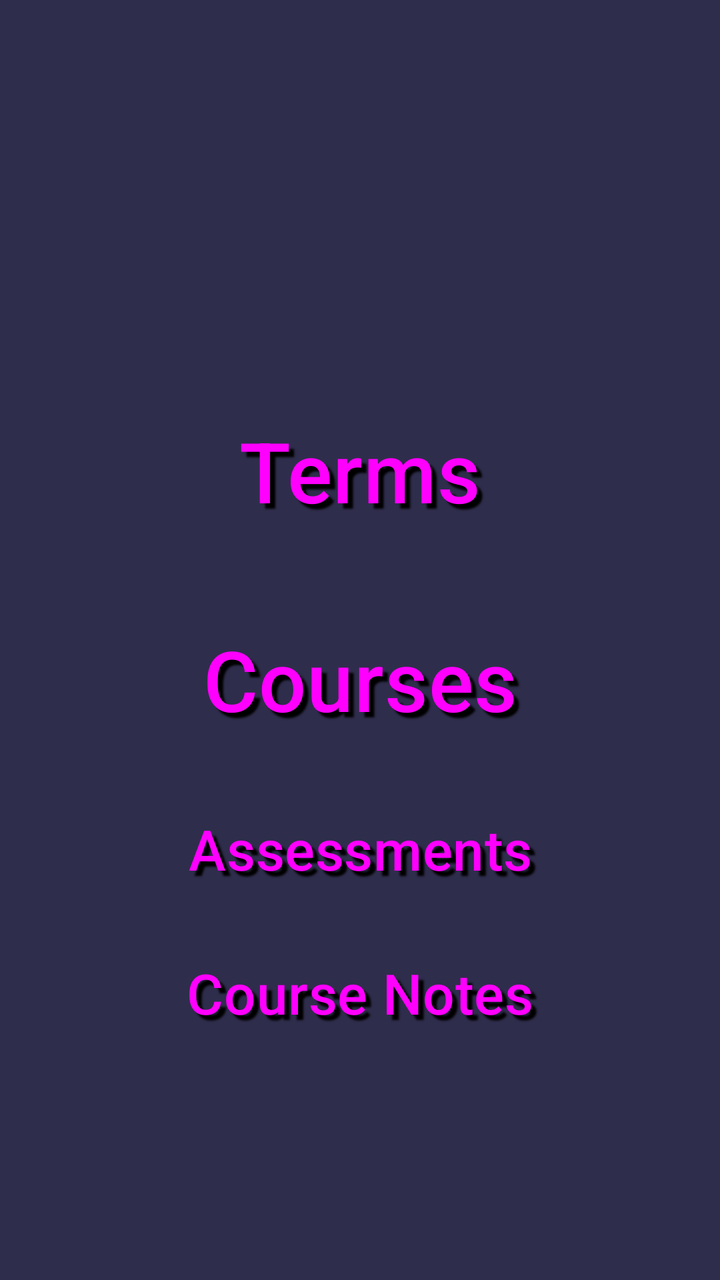
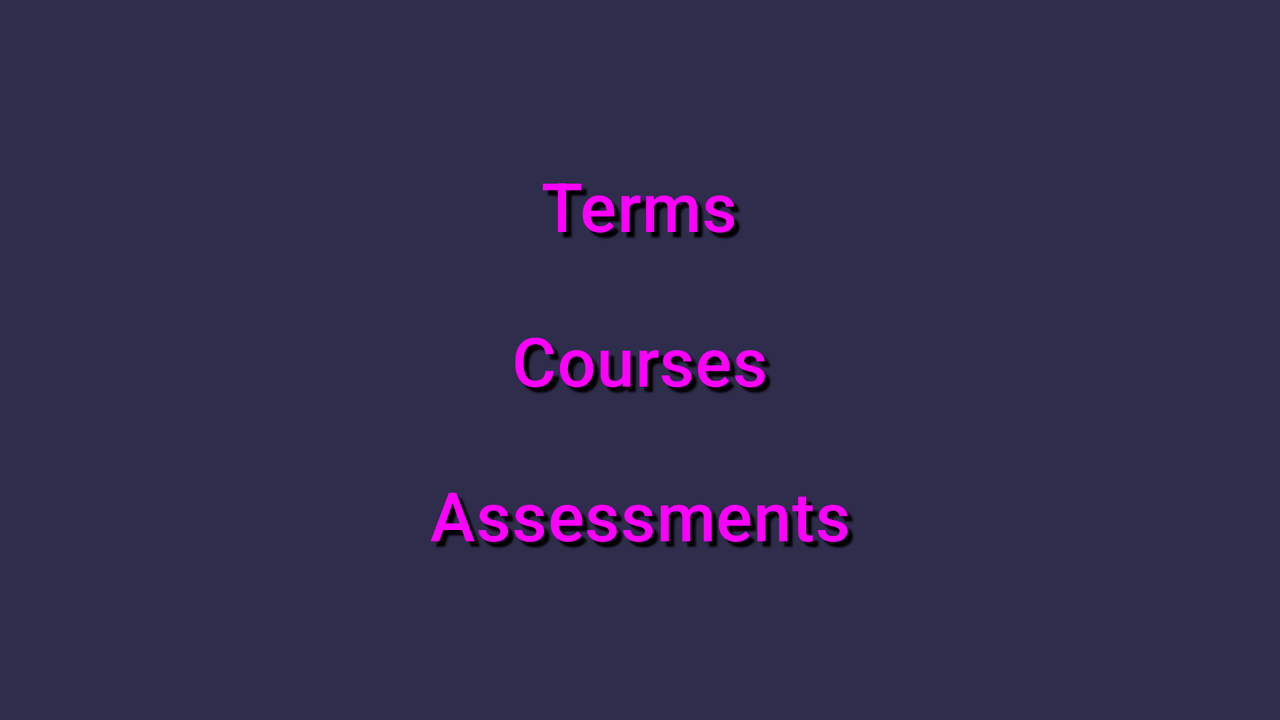

An Android layout and its configuration variant, each rendered on a device that would load it. The default file and the variant file are quoted in full after the pictures.
<!-- AndroidManifest.xml: application theme Theme.TermScheduler -->
<!-- res/layout/activity_main.xml -->
<?xml version="1.0" encoding="utf-8"?>
<androidx.constraintlayout.widget.ConstraintLayout
	xmlns:android="http://schemas.android.com/apk/res/android"
	xmlns:tools="http://schemas.android.com/tools"
	xmlns:app="http://schemas.android.com/apk/res-auto"
	android:layout_width="match_parent"
	android:layout_height="match_parent"
	android:background="@color/md_theme_dark_onTertiary"
	tools:context=".MainActivity"
	><Button
	android:id="@+id/terms_button"
	style="@style/Widget.Material3.Button.IconButton.Filled"
	android:layout_width="wrap_content"
	android:layout_height="wrap_content"
	android:layout_marginTop="216dp"
	android:elevation="16dp"
	android:padding="20dp"
	android:paddingHorizontal="0dp"
	android:shadowColor="@color/md_theme_dark_shadow"
	android:shadowDx="8"
	android:shadowDy="8"
	android:shadowRadius="2"
	android:text="@string/terms"
	android:textAlignment="center"
	android:textSize="42sp"
	android:typeface="normal"
	app:layout_constraintTop_toTopOf="parent"
	app:layout_constraintBottom_toTopOf="@+id/courses_button"
	app:layout_constraintStart_toStartOf="@+id/courses_button"
	app:layout_constraintEnd_toEndOf="@+id/courses_button"
	app:strokeColor="@color/md_theme_dark_surface"
	app:strokeWidth="2dp"
	app:shapeAppearance="?attr/shapeAppearanceCornerExtraLarge"
	app:layout_constraintVertical_chainStyle="spread"
	app:icon="@android:drawable/ic_menu_day"
	app:iconSize="52dp"
	app:iconTintMode="multiply"
	app:iconPadding="8dp"
	/><Button
	android:id="@+id/assessments_button"
	style="@style/MyLargeButton"
	android:layout_marginBottom="216dp"
	android:text="@string/assessments"
	app:layout_constraintBottom_toBottomOf="parent"
	app:layout_constraintTop_toBottomOf="@+id/courses_button"
	app:layout_constraintStart_toStartOf="parent"
	app:layout_constraintEnd_toEndOf="parent"
	app:strokeColor="@color/md_theme_dark_surface"
	app:strokeWidth="2dp"
	app:shapeAppearance="?attr/shapeAppearanceCornerExtraLarge"
	app:icon="@android:drawable/ic_menu_edit"
	app:iconSize="52dp"
	app:iconTintMode="multiply"
	app:iconPadding="8dp"
	/><Button
	android:id="@+id/courses_button"
	style="@style/Widget.Material3.Button.IconButton.Filled"
	android:layout_width="wrap_content"
	android:layout_height="wrap_content"
	android:layout_marginBottom="8dp"
	android:layout_marginTop="8dp"
	android:elevation="16dp"
	android:padding="20dp"
	android:paddingHorizontal="0dp"
	android:shadowColor="@color/md_theme_dark_shadow"
	android:shadowDx="8"
	android:shadowDy="8"
	android:shadowRadius="2"
	android:text="@string/courses"
	android:textAlignment="center"
	android:textSize="42sp"
	android:typeface="normal"
	app:layout_constraintTop_toBottomOf="@+id/terms_button"
	app:layout_constraintBottom_toTopOf="@+id/assessments_button"
	app:layout_constraintStart_toStartOf="@+id/assessments_button"
	app:layout_constraintEnd_toEndOf="@+id/assessments_button"
	app:strokeColor="@color/md_theme_dark_surface"
	app:strokeWidth="2dp"
	app:shapeAppearance="?attr/shapeAppearanceCornerExtraLarge"
	app:icon="@android:drawable/ic_menu_agenda"
	app:iconSize="52dp"
	app:iconTintMode="multiply"
	app:iconPadding="8dp"
	/><Button
	android:id="@+id/course_notes_button"
	style="@style/MyLargeButton"
	android:layout_width="wrap_content"
	android:layout_height="wrap_content"
	android:layout_marginBottom="32dp"
	android:text="@string/course_notes"
	app:layout_constraintBottom_toBottomOf="parent"
	app:layout_constraintTop_toBottomOf="@+id/courses_button"
	app:layout_constraintStart_toStartOf="parent"
	app:layout_constraintEnd_toEndOf="parent"
	app:strokeColor="@color/md_theme_dark_surface"
	app:strokeWidth="2dp"
	app:shapeAppearance="?attr/shapeAppearanceCornerExtraLarge"
	app:icon="@android:drawable/ic_menu_info_details"
	app:iconSize="52dp"
	app:iconTintMode="multiply"
	app:iconPadding="8dp"
	app:layout_constraintVertical_bias="0.49"
	app:iconTint="@color/m3_icon_button_icon_color_selector"
	tools:ignore="PrivateResource"
	/></androidx.constraintlayout.widget.ConstraintLayout>
<!-- resources referenced by this layout -->
<resources>
  <color name="md_theme_dark_onTertiary">#2F2D4C</color>
  <color name="md_theme_dark_shadow">#000000</color>
  <color name="md_theme_dark_surface">#191C1E</color>
  <string name="assessments">Assessments</string>
  <string name="course_notes">Course Notes</string>
  <string name="courses">Courses</string>
  <string name="terms">Terms</string>
  <style name="MyLargeButton" parent="Widget.Material3.Button.IconButton.Filled">
  	<item name="android:layout_width">wrap_content</item>
  	<item name="android:layout_height">wrap_content</item>
  	<item name="android:elevation">16dp</item>
  	<item name="android:paddingHorizontal">24dp</item>
  	<item name="android:shadowColor">@color/md_theme_dark_shadow</item>
  	<item name="android:shadowDx">8</item>
  	<item name="android:shadowDy">8</item>
  	<item name="android:shadowRadius">2</item>
  	<item name="android:textAlignment">center</item>
  	<item name="android:textSize">28sp</item>
  	<item name="android:typeface">normal</item>
  </style>
  <style name="Theme.TermScheduler" parent="Base.Theme.TermScheduler" />
  <color name="md_theme_light_primary">#006686</color>
  <color name="md_theme_light_onPrimary">#FFFFFF</color>
  <color name="md_theme_light_primaryContainer">#BFE8FF</color>
  <color name="md_theme_light_onPrimaryContainer">#001F2A</color>
  <color name="md_theme_light_secondary">#006D3A</color>
  <color name="md_theme_light_onSecondary">#FFFFFF</color>
  <color name="md_theme_light_secondaryContainer">#71FDA5</color>
  <color name="md_theme_light_onSecondaryContainer">#00210E</color>
  <color name="md_theme_light_tertiary">#5E5A7D</color>
  <color name="md_theme_light_onTertiary">#FFFFFF</color>
  <color name="md_theme_light_tertiaryContainer">#E4DFFF</color>
  <color name="md_theme_light_onTertiaryContainer">#1A1836</color>
  <color name="md_theme_light_error">#BA1A1A</color>
  <color name="md_theme_light_errorContainer">#FFDAD6</color>
  <color name="md_theme_light_onError">#FFFFFF</color>
  <color name="md_theme_light_onErrorContainer">#410002</color>
  <color name="md_theme_light_background">#FBFCFE</color>
  <color name="md_theme_light_onBackground">#191C1E</color>
  <color name="md_theme_light_surface">#FBFCFE</color>
  <color name="md_theme_light_onSurface">#191C1E</color>
  <color name="md_theme_light_surfaceVariant">#DCE3E9</color>
  <color name="md_theme_light_onSurfaceVariant">#40484C</color>
  <color name="md_theme_light_outline">#70787D</color>
  <color name="md_theme_light_inverseOnSurface">#F0F1F3</color>
  <color name="md_theme_light_inverseSurface">#2E3133</color>
  <color name="md_theme_light_inversePrimary">#6ED2FF</color>
</resources>
<!-- res/layout-land/activity_main.xml (the author's variant of the layout above) -->
<!-- drawn on the phone turned sideways -->
<?xml version="1.0" encoding="utf-8"?>
<androidx.constraintlayout.widget.ConstraintLayout
	xmlns:android="http://schemas.android.com/apk/res/android"
	xmlns:tools="http://schemas.android.com/tools"
	xmlns:app="http://schemas.android.com/apk/res-auto"
	android:layout_width="match_parent"
	android:layout_height="match_parent"
	android:background="@color/md_theme_dark_onTertiary"
	tools:context=".MainActivity"
	><Button
	android:id="@+id/terms_button"
	style="@style/Widget.Material3.Button.IconButton.Filled"
	android:layout_width="wrap_content"
	android:layout_height="wrap_content"
	android:layout_marginTop="216dp"
	android:padding="12dp"
	android:paddingEnd="20dp"
	android:paddingStart="20dp"
	android:shadowColor="@color/md_theme_dark_shadow"
	android:shadowDx="8"
	android:shadowDy="8"
	android:shadowRadius="2"
	android:text="@string/terms"
	android:textAlignment="center"
	android:textSize="34sp"
	android:typeface="normal"
	app:layout_constraintTop_toTopOf="parent"
	app:layout_constraintBottom_toTopOf="@+id/courses_button"
	app:layout_constraintStart_toStartOf="@+id/courses_button"
	app:layout_constraintEnd_toEndOf="@+id/courses_button"
	app:strokeColor="@color/md_theme_dark_surface"
	app:strokeWidth="2dp"
	app:shapeAppearance="?attr/shapeAppearanceCornerExtraLarge"
	app:layout_constraintVertical_chainStyle="spread"
	app:icon="@android:drawable/ic_menu_day"
	app:iconSize="48dp"
	app:iconTintMode="multiply"
	app:iconPadding="8dp"
	app:layout_constraintHorizontal_bias="0.476"
	/><Button
	android:id="@+id/assessments_button"
	style="@style/Widget.Material3.Button.IconButton.Filled"
	android:layout_width="wrap_content"
	android:layout_height="wrap_content"
	android:layout_marginBottom="216dp"
	android:elevation="16dp"
	android:padding="12dp"
	android:paddingEnd="20dp"
	android:paddingStart="20dp"
	android:shadowColor="@color/md_theme_dark_shadow"
	android:shadowDx="8"
	android:shadowDy="8"
	android:shadowRadius="2"
	android:text="@string/assessments"
	android:textAlignment="center"
	android:textSize="34sp"
	android:typeface="normal"
	app:layout_constraintBottom_toBottomOf="parent"
	app:layout_constraintTop_toBottomOf="@+id/courses_button"
	app:layout_constraintStart_toStartOf="parent"
	app:layout_constraintEnd_toEndOf="parent"
	app:strokeColor="@color/md_theme_dark_surface"
	app:strokeWidth="2dp"
	app:shapeAppearance="?attr/shapeAppearanceCornerExtraLarge"
	app:icon="@android:drawable/ic_menu_edit"
	app:iconSize="38dp"
	app:iconTintMode="multiply"
	app:iconPadding="8dp"
	/><Button
	android:id="@+id/courses_button"
	style="@style/Widget.Material3.Button.IconButton.Filled"
	android:layout_width="wrap_content"
	android:layout_height="wrap_content"
	android:layout_marginBottom="8dp"
	android:layout_marginTop="8dp"
	android:padding="12dp"
	android:paddingEnd="20dp"
	android:paddingStart="20dp"
	android:shadowColor="@color/md_theme_dark_shadow"
	android:shadowDx="8"
	android:shadowDy="8"
	android:shadowRadius="2"
	android:text="@string/courses"
	android:textAlignment="center"
	android:textSize="34sp"
	android:typeface="normal"
	app:layout_constraintTop_toBottomOf="@+id/terms_button"
	app:layout_constraintBottom_toTopOf="@+id/assessments_button"
	app:layout_constraintStart_toStartOf="@+id/assessments_button"
	app:layout_constraintEnd_toEndOf="@+id/assessments_button"
	app:strokeColor="@color/md_theme_dark_surface"
	app:strokeWidth="2dp"
	app:shapeAppearance="?attr/shapeAppearanceCornerExtraLarge"
	app:icon="@android:drawable/ic_menu_agenda"
	app:iconSize="48dp"
	app:iconTintMode="multiply"
	app:iconPadding="8dp"
	/></androidx.constraintlayout.widget.ConstraintLayout>
<!-- resources referenced by the variant -->
<!-- as the phone turned sideways resolves them -->
<resources>
  <color name="md_theme_dark_onTertiary">#2F2D4C</color>
  <color name="md_theme_dark_shadow">#000000</color>
  <color name="md_theme_dark_surface">#191C1E</color>
  <string name="assessments">Assessments</string>
  <string name="courses">Courses</string>
  <string name="terms">Terms</string>
  <style name="Theme.TermScheduler" parent="Base.Theme.TermScheduler" />
  <color name="md_theme_light_primary">#006686</color>
  <color name="md_theme_light_onPrimary">#FFFFFF</color>
  <color name="md_theme_light_primaryContainer">#BFE8FF</color>
  <color name="md_theme_light_onPrimaryContainer">#001F2A</color>
  <color name="md_theme_light_secondary">#006D3A</color>
  <color name="md_theme_light_onSecondary">#FFFFFF</color>
  <color name="md_theme_light_secondaryContainer">#71FDA5</color>
  <color name="md_theme_light_onSecondaryContainer">#00210E</color>
  <color name="md_theme_light_tertiary">#5E5A7D</color>
  <color name="md_theme_light_onTertiary">#FFFFFF</color>
  <color name="md_theme_light_tertiaryContainer">#E4DFFF</color>
  <color name="md_theme_light_onTertiaryContainer">#1A1836</color>
  <color name="md_theme_light_error">#BA1A1A</color>
  <color name="md_theme_light_errorContainer">#FFDAD6</color>
  <color name="md_theme_light_onError">#FFFFFF</color>
  <color name="md_theme_light_onErrorContainer">#410002</color>
  <color name="md_theme_light_background">#FBFCFE</color>
  <color name="md_theme_light_onBackground">#191C1E</color>
  <color name="md_theme_light_surface">#FBFCFE</color>
  <color name="md_theme_light_onSurface">#191C1E</color>
  <color name="md_theme_light_surfaceVariant">#DCE3E9</color>
  <color name="md_theme_light_onSurfaceVariant">#40484C</color>
  <color name="md_theme_light_outline">#70787D</color>
  <color name="md_theme_light_inverseOnSurface">#F0F1F3</color>
  <color name="md_theme_light_inverseSurface">#2E3133</color>
  <color name="md_theme_light_inversePrimary">#6ED2FF</color>
</resources>
